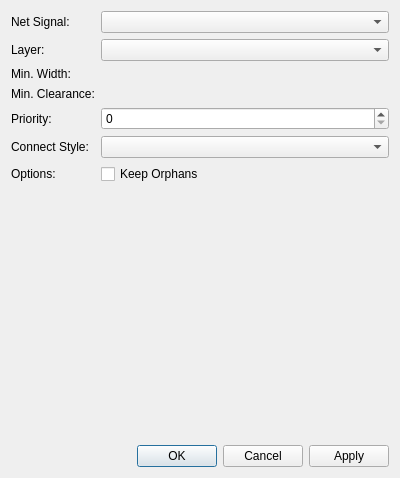
<?xml version="1.0" encoding="UTF-8"?>
<ui version="4.0">
 <class>librepcb::project::editor::BoardPlanePropertiesDialog</class>
 <widget class="QDialog" name="librepcb::project::editor::BoardPlanePropertiesDialog">
  <property name="geometry">
   <rect>
    <x>0</x>
    <y>0</y>
    <width>400</width>
    <height>478</height>
   </rect>
  </property>
  <property name="windowTitle">
   <string>Plane Properties</string>
  </property>
  <layout class="QVBoxLayout" name="verticalLayout">
   <item>
    <layout class="QFormLayout" name="formLayout">
     <property name="fieldGrowthPolicy">
      <enum>QFormLayout::AllNonFixedFieldsGrow</enum>
     </property>
     <item row="0" column="0">
      <widget class="QLabel" name="label_4">
       <property name="text">
        <string>Net Signal:</string>
       </property>
      </widget>
     </item>
     <item row="0" column="1">
      <widget class="QComboBox" name="cbxNetSignal"/>
     </item>
     <item row="1" column="0">
      <widget class="QLabel" name="label">
       <property name="text">
        <string>Layer:</string>
       </property>
      </widget>
     </item>
     <item row="1" column="1">
      <widget class="QComboBox" name="cbxLayer"/>
     </item>
     <item row="2" column="0">
      <widget class="QLabel" name="label_7">
       <property name="text">
        <string>Min. Width:</string>
       </property>
      </widget>
     </item>
     <item row="3" column="0">
      <widget class="QLabel" name="label_3">
       <property name="text">
        <string>Min. Clearance:</string>
       </property>
      </widget>
     </item>
     <item row="4" column="0">
      <widget class="QLabel" name="label_2">
       <property name="text">
        <string>Priority:</string>
       </property>
      </widget>
     </item>
     <item row="4" column="1">
      <widget class="QSpinBox" name="spbPriority"/>
     </item>
     <item row="5" column="0">
      <widget class="QLabel" name="label_5">
       <property name="text">
        <string>Connect Style:</string>
       </property>
      </widget>
     </item>
     <item row="5" column="1">
      <widget class="QComboBox" name="cbxConnectStyle"/>
     </item>
     <item row="6" column="0">
      <widget class="QLabel" name="label_6">
       <property name="text">
        <string>Options:</string>
       </property>
      </widget>
     </item>
     <item row="6" column="1">
      <widget class="QCheckBox" name="cbKeepOrphans">
       <property name="sizePolicy">
        <sizepolicy hsizetype="Fixed" vsizetype="Fixed">
         <horstretch>0</horstretch>
         <verstretch>0</verstretch>
        </sizepolicy>
       </property>
       <property name="text">
        <string>Keep Orphans</string>
       </property>
      </widget>
     </item>
     <item row="2" column="1">
      <widget class="librepcb::UnsignedLengthEdit" name="edtMinWidth" native="true"/>
     </item>
     <item row="3" column="1">
      <widget class="librepcb::UnsignedLengthEdit" name="edtMinClearance" native="true"/>
     </item>
    </layout>
   </item>
   <item>
    <widget class="librepcb::PathEditorWidget" name="pathEditorWidget" native="true">
     <property name="sizePolicy">
      <sizepolicy hsizetype="Preferred" vsizetype="MinimumExpanding">
       <horstretch>0</horstretch>
       <verstretch>0</verstretch>
      </sizepolicy>
     </property>
    </widget>
   </item>
   <item>
    <widget class="QDialogButtonBox" name="buttonBox">
     <property name="orientation">
      <enum>Qt::Horizontal</enum>
     </property>
     <property name="standardButtons">
      <set>QDialogButtonBox::Apply|QDialogButtonBox::Cancel|QDialogButtonBox::Ok</set>
     </property>
    </widget>
   </item>
  </layout>
 </widget>
 <customwidgets>
  <customwidget>
   <class>librepcb::PathEditorWidget</class>
   <extends>QWidget</extends>
   <header location="global">librepcb/common/widgets/patheditorwidget.h</header>
   <container>1</container>
  </customwidget>
  <customwidget>
   <class>librepcb::UnsignedLengthEdit</class>
   <extends>QWidget</extends>
   <header location="global">librepcb/common/widgets/unsignedlengthedit.h</header>
   <container>1</container>
  </customwidget>
 </customwidgets>
 <tabstops>
  <tabstop>cbxNetSignal</tabstop>
  <tabstop>cbxLayer</tabstop>
  <tabstop>edtMinWidth</tabstop>
  <tabstop>edtMinClearance</tabstop>
  <tabstop>spbPriority</tabstop>
  <tabstop>cbxConnectStyle</tabstop>
  <tabstop>cbKeepOrphans</tabstop>
  <tabstop>pathEditorWidget</tabstop>
 </tabstops>
 <resources/>
 <connections/>
</ui>
